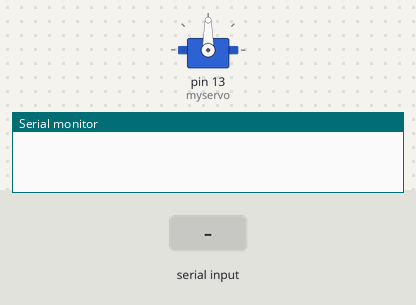
Simulated run of this sketch. Board: Arduino Uno, built with avr-gcc and run on an emulated ATmega328P. Shown: servo, the last lines printed to the serial monitor. The inputs (shaded band) are chosen by the test bench.

Above: at 1.2 s.
1.3 s: "a" received over Serial
At 1.7 s:
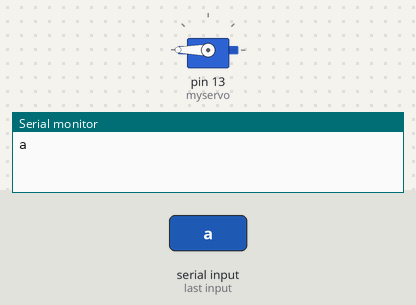
2.8 s: "b" received over Serial
At 4.0 s:
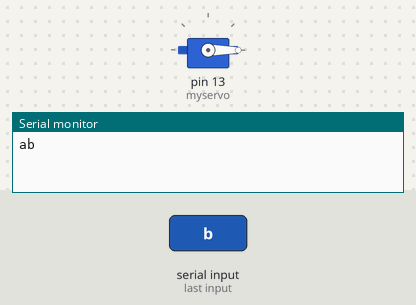
Timing chart, 0 to 5.8 s (numbered marks = the images above; inputs shaded):
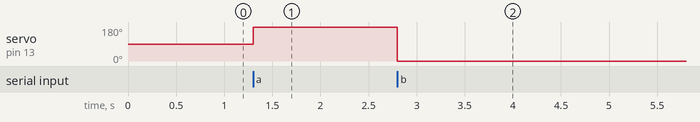

The sketch:

door_open_and_close.ino
```cpp
#include <Servo.h>

Servo myservo;

void setup() {
  Serial.begin(19200);
  myservo.attach(13);

}

void loop() {
if (Serial.available()){     //if anything comes in serial (USB),
  char ch = Serial.read();
    Serial.write(ch);       //read it and send it out serial1(pins a and b)
    if (ch == 'a'){
      myservo.write(270);
    }
    if (ch == 'b'){
      myservo.write(0);

    }

  }
}


                 //brown cable goes to GND.   RED goes to 5V  YELLOW GOES TO 13
```

Measured:
- after the input at 1.3 s, servo on pin 13 (myservo): 90° → 180° at once
- after the input at 2.8 s, servo on pin 13 (myservo): 180° → 0° at once
